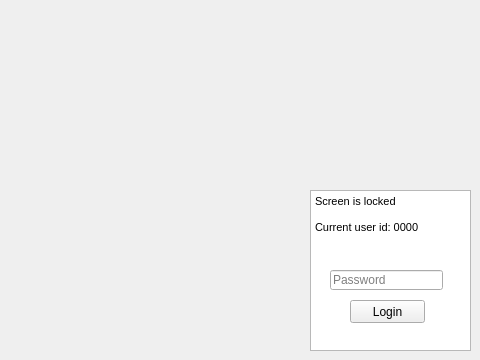
  <widget class="QWidget" name="page_rad_locked">
   <widget class="QPushButton" name="page_rad_locked_button_login">
    <property name="geometry">
     <rect>
      <x>350</x>
      <y>300</y>
      <width>75</width>
      <height>23</height>
     </rect>
    </property>
    <property name="text">
     <string>Login</string>
    </property>
   </widget>
   <widget class="QTextBrowser" name="page_rad_locked_text">
    <property name="geometry">
     <rect>
      <x>310</x>
      <y>190</y>
      <width>161</width>
      <height>161</height>
     </rect>
    </property>
    <property name="html">
     <string>&lt;!DOCTYPE HTML PUBLIC &quot;-//W3C//DTD HTML 4.0//EN&quot; &quot;http://www.w3.org/TR/REC-html40/strict.dtd&quot;&gt;
&lt;html&gt;&lt;head&gt;&lt;meta name=&quot;qrichtext&quot; content=&quot;1&quot; /&gt;&lt;style type=&quot;text/css&quot;&gt;
p, li { white-space: pre-wrap; }
&lt;/style&gt;&lt;/head&gt;&lt;body style=&quot; font-family:'MS Shell Dlg 2'; font-size:8.25pt; font-weight:400; font-style:normal;&quot;&gt;
&lt;p style=&quot; margin-top:0px; margin-bottom:0px; margin-left:0px; margin-right:0px; -qt-block-indent:0; text-indent:0px;&quot;&gt;Screen is locked&lt;/p&gt;
&lt;p style=&quot;-qt-paragraph-type:empty; margin-top:0px; margin-bottom:0px; margin-left:0px; margin-right:0px; -qt-block-indent:0; text-indent:0px;&quot;&gt;&lt;br /&gt;&lt;/p&gt;
&lt;p style=&quot; margin-top:0px; margin-bottom:0px; margin-left:0px; margin-right:0px; -qt-block-indent:0; text-indent:0px;&quot;&gt;Current user id: 0000&lt;/p&gt;
&lt;p style=&quot;-qt-paragraph-type:empty; margin-top:0px; margin-bottom:0px; margin-left:0px; margin-right:0px; -qt-block-indent:0; text-indent:0px;&quot;&gt;&lt;br /&gt;&lt;/p&gt;&lt;/body&gt;&lt;/html&gt;</string>
    </property>
   </widget>
   <widget class="QLabel" name="page_rad_incorrect_password">
    <property name="enabled">
     <bool>true</bool>
    </property>
    <property name="geometry">
     <rect>
      <x>330</x>
      <y>250</y>
      <width>101</width>
      <height>16</height>
     </rect>
    </property>
    <property name="palette">
     <palette>
      <active>
       <colorrole role="WindowText">
        <brush brushstyle="SolidPattern">
         <color alpha="255">
          <red>255</red>
          <green>0</green>
          <blue>0</blue>
         </color>
        </brush>
       </colorrole>
       <colorrole role="Button">
        <brush brushstyle="SolidPattern">
         <color alpha="255">
          <red>255</red>
          <green>0</green>
          <blue>0</blue>
         </color>
        </brush>
       </colorrole>
       <colorrole role="Light">
        <brush brushstyle="SolidPattern">
         <color alpha="255">
          <red>255</red>
          <green>127</green>
          <blue>127</blue>
         </color>
        </brush>
       </colorrole>
       <colorrole role="Midlight">
        <brush brushstyle="SolidPattern">
         <color alpha="255">
          <red>255</red>
          <green>63</green>
          <blue>63</blue>
         </color>
        </brush>
       </colorrole>
       <colorrole role="Dark">
        <brush brushstyle="SolidPattern">
         <color alpha="255">
          <red>127</red>
          <green>0</green>
          <blue>0</blue>
         </color>
        </brush>
       </colorrole>
       <colorrole role="Mid">
        <brush brushstyle="SolidPattern">
         <color alpha="255">
          <red>170</red>
          <green>0</green>
          <blue>0</blue>
         </color>
        </brush>
       </colorrole>
       <colorrole role="Text">
        <brush brushstyle="SolidPattern">
         <color alpha="255">
          <red>0</red>
          <green>0</green>
          <blue>0</blue>
         </color>
        </brush>
       </colorrole>
       <colorrole role="BrightText">
        <brush brushstyle="SolidPattern">
         <color alpha="255">
          <red>255</red>
          <green>255</green>
          <blue>255</blue>
         </color>
        </brush>
       </colorrole>
       <colorrole role="ButtonText">
        <brush brushstyle="SolidPattern">
         <color alpha="255">
          <red>0</red>
          <green>0</green>
          <blue>0</blue>
         </color>
        </brush>
       </colorrole>
       <colorrole role="Base">
        <brush brushstyle="SolidPattern">
         <color alpha="255">
          <red>255</red>
          <green>255</green>
          <blue>255</blue>
         </color>
        </brush>
       </colorrole>
       <colorrole role="Window">
        <brush brushstyle="SolidPattern">
         <color alpha="255">
          <red>255</red>
          <green>0</green>
          <blue>0</blue>
         </color>
        </brush>
       </colorrole>
       <colorrole role="Shadow">
        <brush brushstyle="SolidPattern">
         <color alpha="255">
          <red>0</red>
          <green>0</green>
          <blue>0</blue>
         </color>
        </brush>
       </colorrole>
       <colorrole role="AlternateBase">
        <brush brushstyle="SolidPattern">
         <color alpha="255">
          <red>255</red>
          <green>127</green>
          <blue>127</blue>
         </color>
        </brush>
       </colorrole>
       <colorrole role="ToolTipBase">
        <brush brushstyle="SolidPattern">
         <color alpha="255">
          <red>255</red>
          <green>255</green>
          <blue>220</blue>
         </color>
        </brush>
       </colorrole>
       <colorrole role="ToolTipText">
        <brush brushstyle="SolidPattern">
         <color alpha="255">
          <red>0</red>
          <green>0</green>
          <blue>0</blue>
         </color>
        </brush>
       </colorrole>
      </active>
      <inactive>
       <colorrole role="WindowText">
        <brush brushstyle="SolidPattern">
         <color alpha="255">
          <red>255</red>
          <green>0</green>
          <blue>0</blue>
         </color>
        </brush>
       </colorrole>
       <colorrole role="Button">
        <brush brushstyle="SolidPattern">
         <color alpha="255">
          <red>255</red>
          <green>0</green>
          <blue>0</blue>
         </color>
        </brush>
       </colorrole>
       <colorrole role="Light">
        <brush brushstyle="SolidPattern">
         <color alpha="255">
          <red>255</red>
          <green>127</green>
          <blue>127</blue>
         </color>
        </brush>
       </colorrole>
       <colorrole role="Midlight">
        <brush brushstyle="SolidPattern">
         <color alpha="255">
          <red>255</red>
          <green>63</green>
          <blue>63</blue>
         </color>
        </brush>
       </colorrole>
       <colorrole role="Dark">
        <brush brushstyle="SolidPattern">
         <color alpha="255">
          <red>127</red>
          <green>0</green>
          <blue>0</blue>
         </color>
        </brush>
       </colorrole>
       <colorrole role="Mid">
        <brush brushstyle="SolidPattern">
         <color alpha="255">
          <red>170</red>
          <green>0</green>
          <blue>0</blue>
         </color>
        </brush>
       </colorrole>
       <colorrole role="Text">
        <brush brushstyle="SolidPattern">
         <color alpha="255">
          <red>0</red>
          <green>0</green>
          <blue>0</blue>
         </color>
        </brush>
       </colorrole>
       <colorrole role="BrightText">
        <brush brushstyle="SolidPattern">
         <color alpha="255">
          <red>255</red>
          <green>255</green>
          <blue>255</blue>
         </color>
        </brush>
       </colorrole>
       <colorrole role="ButtonText">
        <brush brushstyle="SolidPattern">
         <color alpha="255">
          <red>0</red>
          <green>0</green>
          <blue>0</blue>
         </color>
        </brush>
       </colorrole>
       <colorrole role="Base">
        <brush brushstyle="SolidPattern">
         <color alpha="255">
          <red>255</red>
          <green>255</green>
          <blue>255</blue>
         </color>
        </brush>
       </colorrole>
       <colorrole role="Window">
        <brush brushstyle="SolidPattern">
         <color alpha="255">
          <red>255</red>
          <green>0</green>
          <blue>0</blue>
         </color>
        </brush>
       </colorrole>
       <colorrole role="Shadow">
        <brush brushstyle="SolidPattern">
         <color alpha="255">
          <red>0</red>
          <green>0</green>
          <blue>0</blue>
         </color>
        </brush>
       </colorrole>
       <colorrole role="AlternateBase">
        <brush brushstyle="SolidPattern">
         <color alpha="255">
          <red>255</red>
          <green>127</green>
          <blue>127</blue>
         </color>
        </brush>
       </colorrole>
       <colorrole role="ToolTipBase">
        <brush brushstyle="SolidPattern">
         <color alpha="255">
          <red>255</red>
          <green>255</green>
          <blue>220</blue>
         </color>
        </brush>
       </colorrole>
       <colorrole role="ToolTipText">
        <brush brushstyle="SolidPattern">
         <color alpha="255">
          <red>0</red>
          <green>0</green>
          <blue>0</blue>
         </color>
        </brush>
       </colorrole>
      </inactive>
      <disabled>
       <colorrole role="WindowText">
        <brush brushstyle="SolidPattern">
         <color alpha="255">
          <red>127</red>
          <green>0</green>
          <blue>0</blue>
         </color>
        </brush>
       </colorrole>
       <colorrole role="Button">
        <brush brushstyle="SolidPattern">
         <color alpha="255">
          <red>255</red>
          <green>0</green>
          <blue>0</blue>
         </color>
        </brush>
       </colorrole>
       <colorrole role="Light">
        <brush brushstyle="SolidPattern">
         <color alpha="255">
          <red>255</red>
          <green>127</green>
          <blue>127</blue>
         </color>
        </brush>
       </colorrole>
       <colorrole role="Midlight">
        <brush brushstyle="SolidPattern">
         <color alpha="255">
          <red>255</red>
          <green>63</green>
          <blue>63</blue>
         </color>
        </brush>
       </colorrole>
       <colorrole role="Dark">
        <brush brushstyle="SolidPattern">
         <color alpha="255">
          <red>127</red>
          <green>0</green>
          <blue>0</blue>
         </color>
        </brush>
       </colorrole>
       <colorrole role="Mid">
        <brush brushstyle="SolidPattern">
         <color alpha="255">
          <red>170</red>
          <green>0</green>
          <blue>0</blue>
         </color>
        </brush>
       </colorrole>
       <colorrole role="Text">
        <brush brushstyle="SolidPattern">
         <color alpha="255">
          <red>127</red>
          <green>0</green>
          <blue>0</blue>
         </color>
        </brush>
       </colorrole>
       <colorrole role="BrightText">
        <brush brushstyle="SolidPattern">
         <color alpha="255">
          <red>255</red>
          <green>255</green>
          <blue>255</blue>
         </color>
        </brush>
       </colorrole>
       <colorrole role="ButtonText">
        <brush brushstyle="SolidPattern">
         <color alpha="255">
          <red>127</red>
          <green>0</green>
          <blue>0</blue>
         </color>
        </brush>
       </colorrole>
       <colorrole role="Base">
        <brush brushstyle="SolidPattern">
         <color alpha="255">
          <red>255</red>
          <green>0</green>
          <blue>0</blue>
         </color>
        </brush>
       </colorrole>
       <colorrole role="Window">
        <brush brushstyle="SolidPattern">
         <color alpha="255">
          <red>255</red>
          <green>0</green>
          <blue>0</blue>
         </color>
        </brush>
       </colorrole>
       <colorrole role="Shadow">
        <brush brushstyle="SolidPattern">
         <color alpha="255">
          <red>0</red>
          <green>0</green>
          <blue>0</blue>
         </color>
        </brush>
       </colorrole>
       <colorrole role="AlternateBase">
        <brush brushstyle="SolidPattern">
         <color alpha="255">
          <red>255</red>
          <green>0</green>
          <blue>0</blue>
         </color>
        </brush>
       </colorrole>
       <colorrole role="ToolTipBase">
        <brush brushstyle="SolidPattern">
         <color alpha="255">
          <red>255</red>
          <green>255</green>
          <blue>220</blue>
         </color>
        </brush>
       </colorrole>
       <colorrole role="ToolTipText">
        <brush brushstyle="SolidPattern">
         <color alpha="255">
          <red>0</red>
          <green>0</green>
          <blue>0</blue>
         </color>
        </brush>
       </colorrole>
      </disabled>
     </palette>
    </property>
    <property name="text">
     <string/>
    </property>
   </widget>
   <widget class="QLineEdit" name="page_rad_locked_insert_password">
    <property name="geometry">
     <rect>
      <x>330</x>
      <y>270</y>
      <width>113</width>
      <height>20</height>
     </rect>
    </property>
    <property name="text">
     <string/>
    </property>
    <property name="echoMode">
     <enum>QLineEdit::Password</enum>
    </property>
    <property name="placeholderText">
     <string>Password</string>
    </property>
   </widget>
   <zorder>page_rad_locked_text</zorder>
   <zorder>page_rad_locked_button_login</zorder>
   <zorder>page_rad_incorrect_password</zorder>
   <zorder>page_rad_locked_insert_password</zorder>
  </widget>
